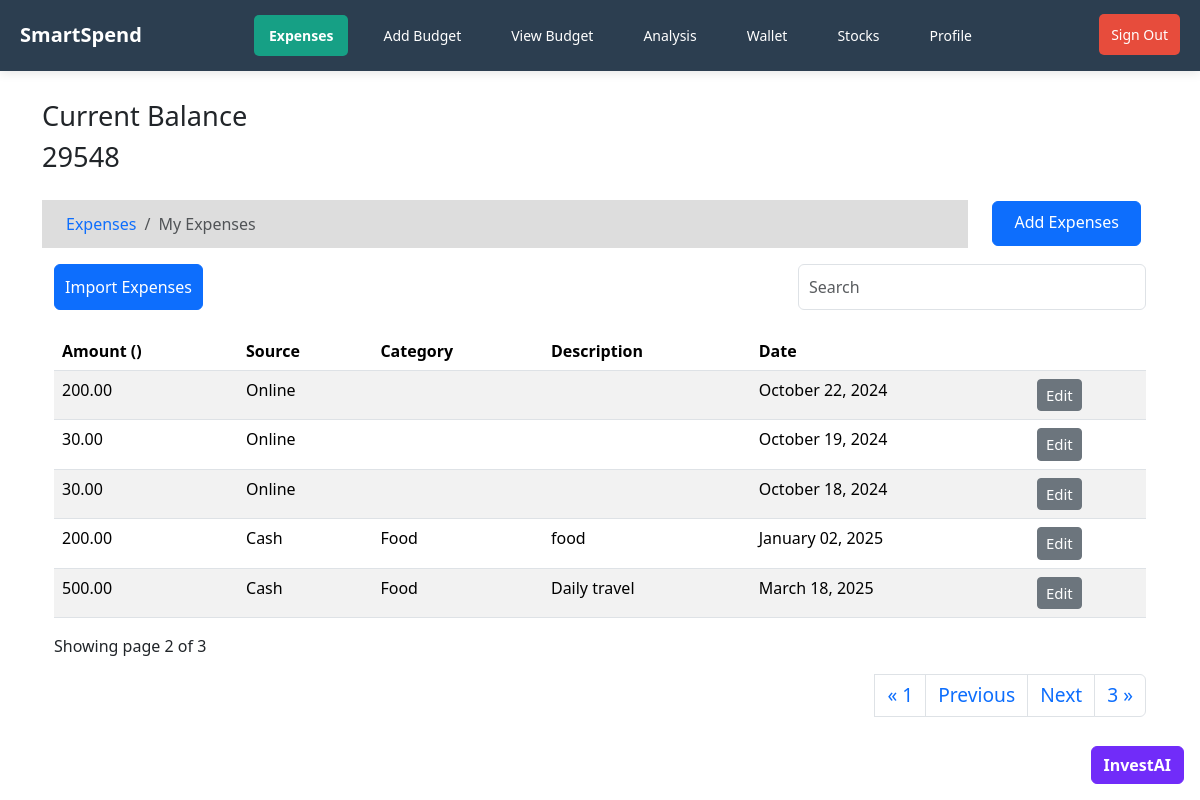
Page /?page=2 (signed in) on the committed database.
### transactions/models.py (models this page shows, shortened)
class BankAccount(models.Model):
    user = models.ForeignKey(User, on_delete=models.CASCADE)
    account_number = models.CharField(max_length=20)
    current_balance = models.IntegerField(default=0)

class Transaction(models.Model):
    account = models.ForeignKey(BankAccount, on_delete=models.CASCADE)
    transaction_id = models.CharField(max_length=100, unique=True)  # Unique identifier
    amount = models.DecimalField(max_digits=10, decimal_places=2)
    transaction_type = models.CharField(max_length=10, choices=[('credit', 'Credit'), ('debit', 'Debit')])
    timestamp = models.DateTimeField()  # Timestamp of the transaction
    description = models.TextField(blank=True)  # Parsed description from the SMS
    category = models.CharField(max_length=266,default="")
    new_balance = models.DecimalField(max_digits=12, decimal_places=2, null=True, blank=True)
    payment_type = models.CharField(max_length=255, default='Cash')
    is_debited = models.BooleanField(default=False)

### transactions/views.py (the view)
# urls.py: path('', views.Index, name = 'expenses'),
@login_required(login_url='/authentication/login/')
def Index(request):
    bank_account = BankAccount.objects.get(user=request.user)
    expenses = Transaction.objects.filter(account = bank_account)
    paginator = Paginator(expenses, 5)
    page_number = request.GET.get('page')
    page_obj = Paginator.get_page(paginator,page_number)
    context={
        'expenses' : expenses,
        'page_obj' : page_obj,
        'bank_account' : bank_account,
    }
    return render(request,'expenses/index.html',context)

### templates/expenses/index.html (shortened to what this page needs)
{% extends "base.html" %}
{% load static %}
{% block content %}
<link href="{% static 'css/popup.css' %}" rel="stylesheet">
<div class="container mt-6" style="margin-top: 100px ; ">
  <div>
    <h3 style="font-size: 1.7rem;">Current Balance</h3>
    <h4 style="font-size: 1.7rem;">{{bank_account.current_balance}}</h4>
  </div>
  <div class="row">
    <div class="col-md-10">
      <nav aria-label="breadcrumb">
        <ol class="breadcrumb" style="
                                          background-color: #dddddd;
                                          padding-left:1.5%;
                                          margin-top:2%;
                                          padding-top:1%;
                                          padding: .75rem 1.5rem;
                                          font-size: 1rem;">
          <li class="breadcrumb-item"><a href="" style="text-decoration:none; font-size: 1rem;">Expenses</a></li>
          <li class="breadcrumb-item active" aria-current="page" style="font-size: 1rem;">My Expenses</li>
        </ol>
      </nav>
    </div>
    <div class="col-md-2" style="margin-top:1.7%;">
      <a href="{% url 'add_expenses' %}" class="btn btn-primary" style="height: 45px; width: 90%; font-size: 1rem; padding-top: 5%;">Add Expenses</a>
    </div>
  </div>
  <div class="container">
    <div class="row">
      <div class="col-md-8">
        <a href="#" class="btn btn-primary" id="open-popup" style="font-size: 1rem; padding: 10px;">Import Expenses</a>
      </div>
    {% if expenses.count %}
      <div class="col-md-4">
        <div class="form-group">
          <input class="form-control" placeholder="Search" id="SearchField" style="font-size: 1rem; padding: 10px; width: 100%;" />
        </div>
      </div>
    </div>
    <div class="app-table" style="margin-top: 2%;">
      <table class="table table-striped table-hover" style="font-size: 1rem;">
        <thead>
          <tr>
            <th>Amount ({{currency}})</th>
            <th>Source</th>
            <th>Category</th>
            <th>Description</th>
            <th>Date</th>
            <th></th>
          </tr>
        </thead>
        <tbody>
          {% for expense in page_obj %}
            {% if expense.transaction_type == 'debit' %}
            <tr>
              <td>{{expense.amount}}</td>
              <td>{{expense.payment_type}}</td>
              <td>{{expense.category}}</td>
              <td>{{expense.description}}</td>
              <td>{{expense.timestamp|date:"F d, Y" }}</td>
              <td><a href="{% url 'edit_expense' expense.id %}" class="btn btn-secondary btn-sm" style="font-size: 15px;">Edit</a></td>
            </tr>
            {% endif %}
          {% endfor %}
        </tbody>
      </table>
    </div>
    <div class="pagination-container">
    <div class="pagination-info" style="font-size: 1rem; margin-bottom: 1rem;">
      Showing page {{page_obj.number}} of {{page_obj.paginator.num_pages}}
    </div>
    <ul class="pagination justify-content-end mr-auto">
      {% if page_obj.has_previous %}
      <li {% if page_obj.number == 1 %} class="page-item active" {% endif %}><a class="page-link" href="?page=1" style="font-size: 1.2rem;">&laquo; 1</a></li>
      <li class="page-item"> <a class="page-link" href="?page={{ page_obj.previous_page_number }}" style="font-size: 1.2rem;">Previous</a></li>
      {% endif %}
      {% if page_obj.has_next %}
      <li class="page-item"> <a class="page-link" href="?page={{ page_obj.next_page_number }}" style="font-size: 1.2rem;">Next</a></li>
      <li class="page-item"> <a class="page-link" href="?page={{ page_obj.paginator.num_pages }}" style="font-size: 1.2rem;">{{ page_obj.paginator.num_pages}} &raquo;</a></li>
      {% endif %}
    </ul>
    {% endif %}
  </div>
  </div>
</div>
{% endblock %}

### rows in the picture
BankAccount: current_balance "29548"
Transaction: amount "200.00", payment_type "Online", timestamp "October 22, 2024"
Transaction: amount "30.00", payment_type "Online", timestamp "October 19, 2024"
Transaction: amount "30.00", payment_type "Online", timestamp "October 18, 2024"
Transaction: amount "200.00", payment_type "Cash", category "Food", description "food", timestamp "January 02, 2025"
Transaction: amount "500.00", payment_type "Cash", category "Food", description "Daily travel", timestamp "March 18, 2025"

### other values in the picture
{{ page_obj.number }} "2"
{{ page_obj.paginator.num_pages }} "3"
